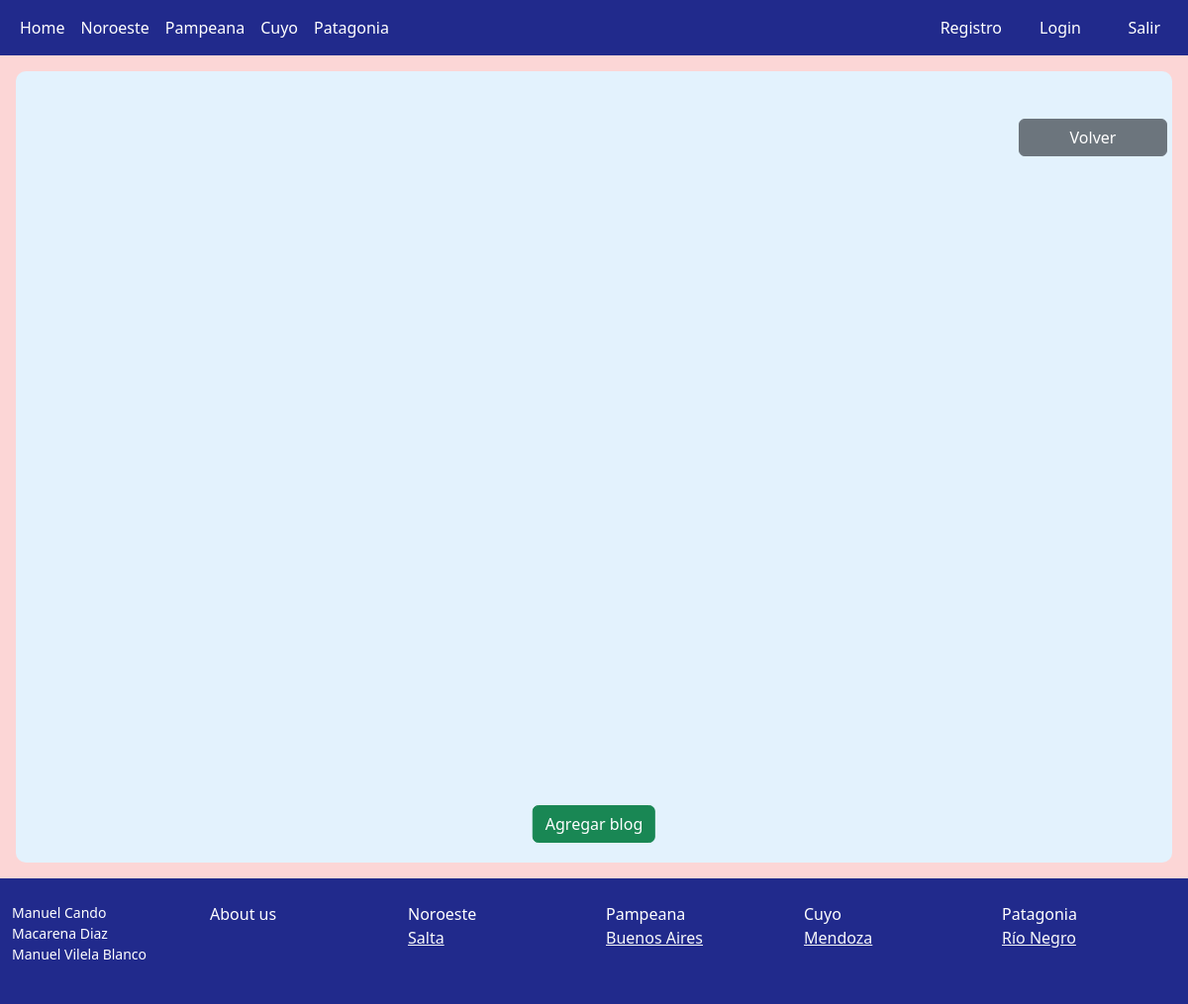
Before: /pages/patagonia/rionegro/ with the older database file.
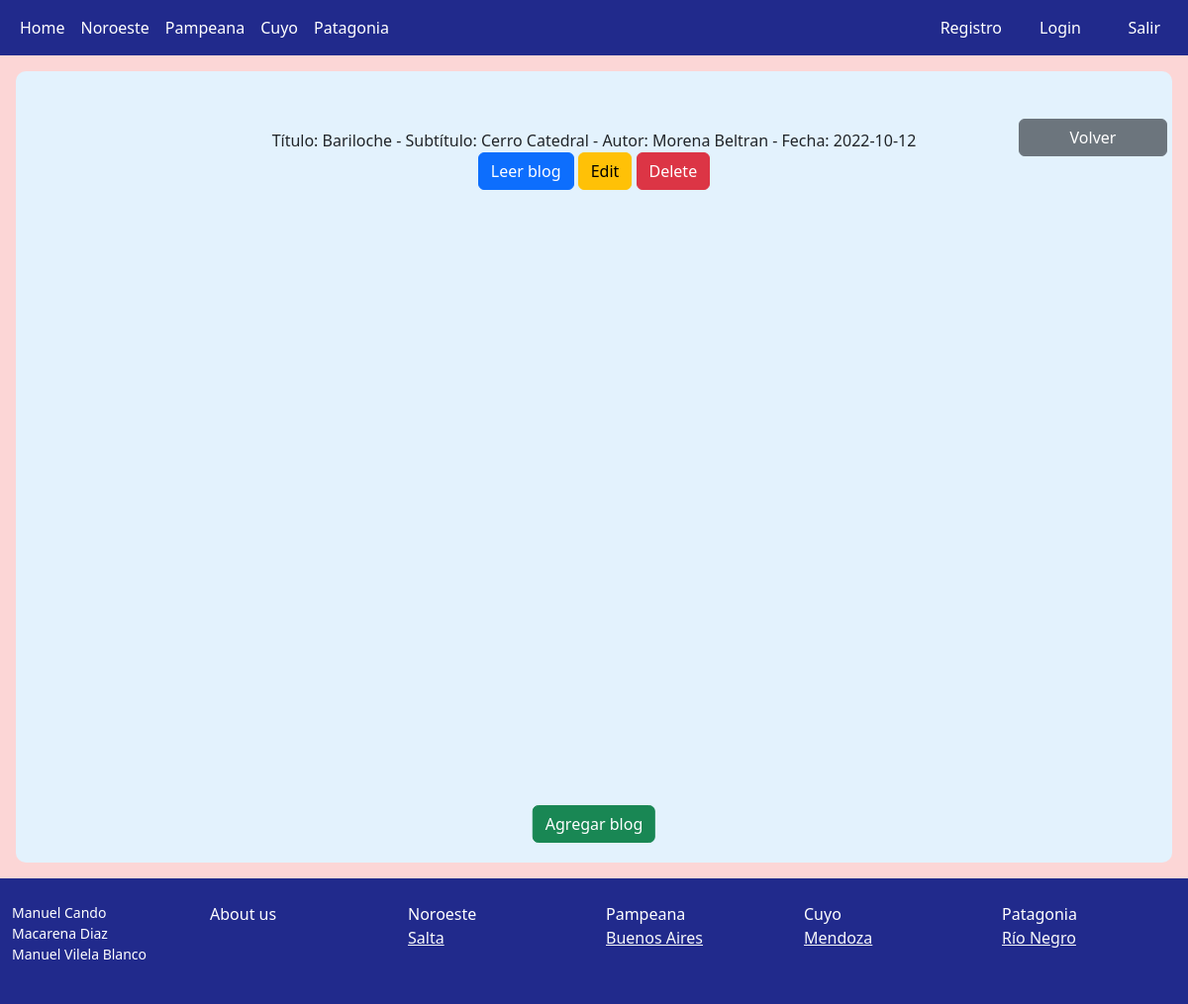
After: the same page with the newer database file.
### Modelos/models.py (models this page shows)
class BlogsRioNegro(models.Model):
    titulo = models.CharField(max_length=60)
    subtitulo = models.CharField(max_length=100)
    cuerpo = models.CharField(max_length=1000)
    autor = models.CharField(max_length=40)
    fecha = models.CharField(max_length=40)
    image = models.ImageField(upload_to='blogrionegro', null = True, blank = True)

### Modelos/views.py (the view)
# urls.py: path("patagonia/rionegro/", blogsrionegro),
def blogsrionegro(request):
    blogrionegro = BlogsRioNegro.objects.all()
    return render(request, "Patagonia/rionegro.html", {"blogrionegro" : blogrionegro})

### Modelos/template/Patagonia/rionegro.html (shortened to what this page needs)
{% extends "index.html" %}
{% load static %}
{% block contenido %}
<div class="flex-md-equal w-100 my-md-3 ps-md-3">
    <div class=" me-md-3 pt-3 px-3 pt-md-5 px-md-5 text-center overflow-hidden" style="background-color: #e3f2fd ; border-radius: 10px; position: relative; height: 800px">
        <a class="btn btn-secondary" style="width: 150px; position: absolute; right: 5px" href="/pages/patagonia/">Volver</a>
    {% for blog in blogrionegro %}
        <div style="padding: 10px">
            Título: {{blog.titulo}} - Subtítulo: {{blog.subtitulo}} - Autor: {{blog.autor}} - Fecha: {{blog.fecha}}<br>
            <a href="/pages/patagonia/rionegro/leerblogRioNegro/{{blog.id}}" class="btn btn-primary">Leer blog</a>
            <a class="btn btn-warning" href="/pages/patagonia/rionegro/editarblogRioNegro/{{blog.id}}">Edit</a>
            <a href="/pages/patagonia/rionegro/borrarblogRioNegro/{{blog.id}}" class="btn btn-danger">Delete</a>
        </div>
        <br>
    {% endfor %}
        <div class="position-absolute bottom-0 start-50 translate-middle-x" style="padding: 20px">
            <a class="btn btn-success" href="/pages/patagonia/rionegro/agregarblogRioNegro/">Agregar blog</a>
        </div>
    </div>
</div>
{% endblock %}

Changed rows visible on the page:
added BlogsRioNegro: titulo "Bariloche", subtitulo "Cerro Catedral", autor "Morena Beltran", fecha "2022-10-12"
